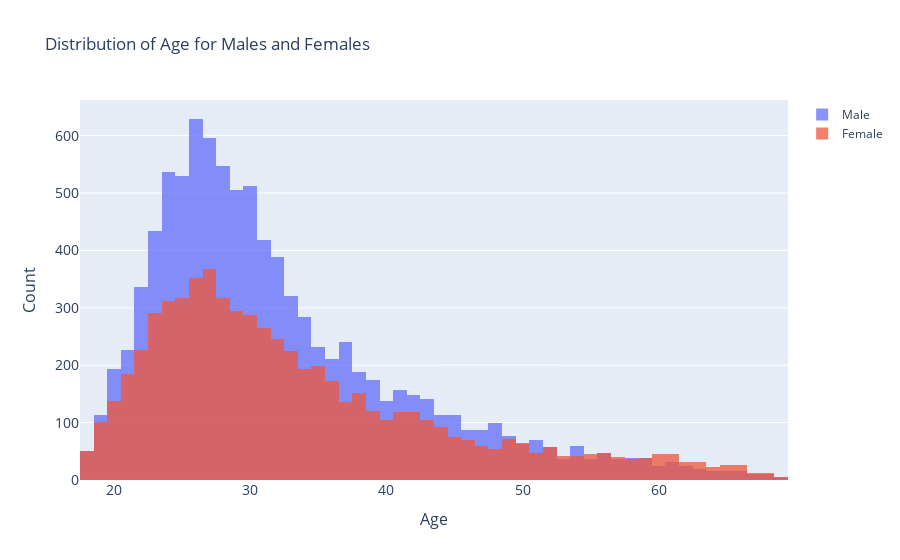

Notebook cell for this chart:
### Code cell
fig = go.Figure()

fig.add_trace(go.Histogram(x=male_df['age'], name='Male'))
fig.add_trace(go.Histogram(x=female_df['age'], name='Female'))

fig.update_layout(barmode='overlay',
                  title='Distribution of Age for Males and Females',
                  #xaxis_tickfont_size=14,
                  yaxis=dict(title='Count',
                             titlefont_size=16,
                             tickfont_size=14),
                  xaxis=dict(title='Age',
                             titlefont_size=16,
                             tickfont_size=14))
# Reduce opacity to see both histograms
fig.update_traces(opacity=0.75)
fig.show()

### Figure 1 — Plotly figure (JSON) as saved in the notebook; plotly's stock layout.template omitted (floating-point values rounded to 4 significant figures; data arrays with more than 128 entries replaced by an {"elided": "..."} marker saying what was removed)
{"data": [{"name": "Male", "opacity": 0.75, "type": "histogram", "x": {"elided": "9484 int values"}}, {"name": "Female", "opacity": 0.75, "type": "histogram", "x": {"elided": "6527 int values"}}], "layout": {"barmode": "overlay", "title": {"text": "Distribution of Age for Males and Females"}, "xaxis": {"tickfont": {"size": 14}, "title": {"font": {"size": 16}, "text": "Age"}}, "yaxis": {"tickfont": {"size": 14}, "title": {"font": {"size": 16}, "text": "Count"}}}}
